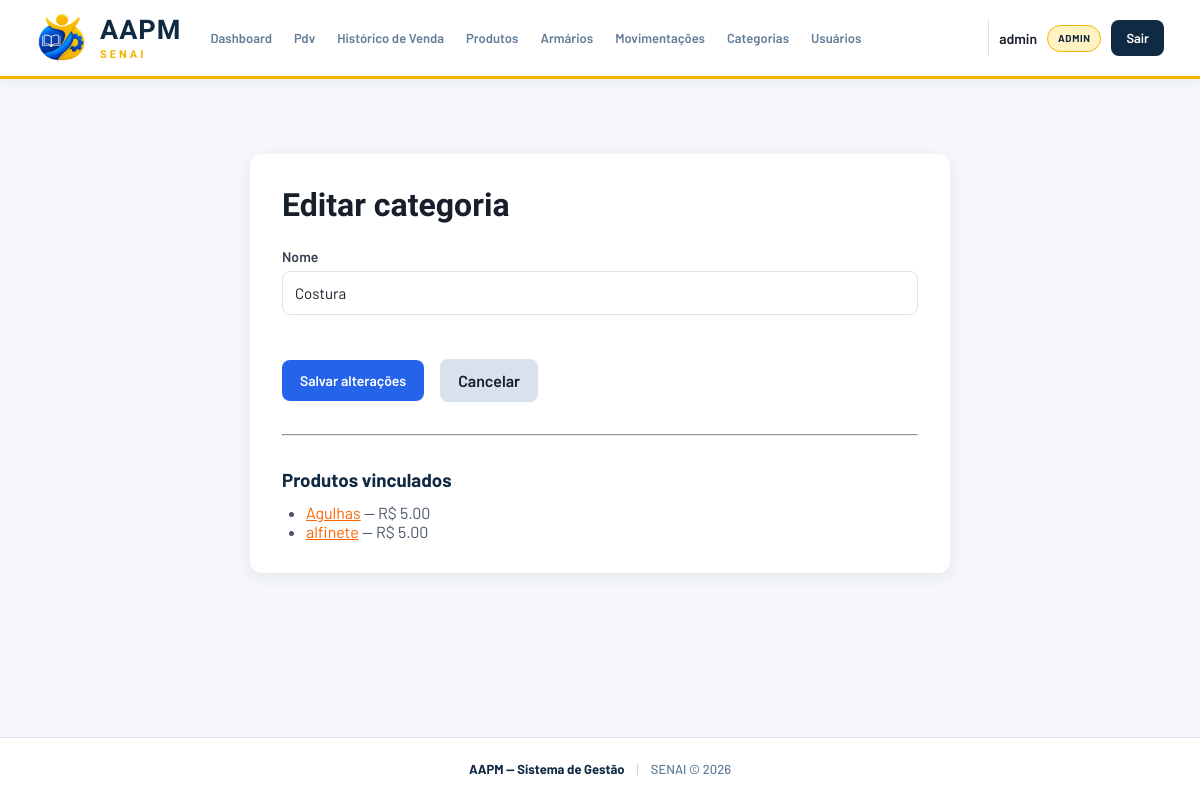
The page /categorias/2/editar (signed in) on the database as committed earlier.
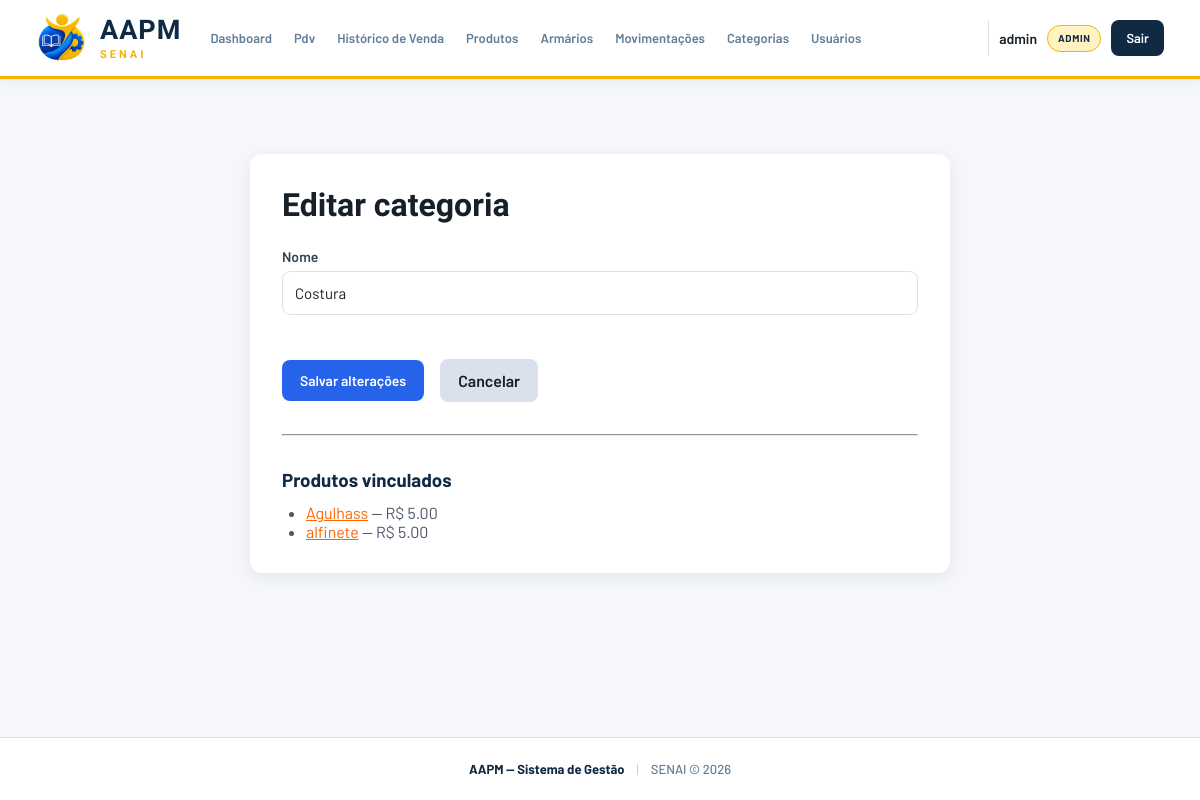
The same page on the database as committed later.
### app/models/produto.py (models this page shows, shortened)
class Produto(Base):
    __tablename__ = "produtos"
    id = Column(Integer, primary_key=True, autoincrement=True, index=True)
    nome = Column(String(150), nullable=False, index=True)
    preco = Column(Float, nullable=False, default=0.0)
    estoque_atual = Column(Integer, nullable=False, default=0)
    ativo = Column(Boolean, default=True)
    imagem_path = Column(String(255), nullable=True)
    categoria_id = Column(Integer, ForeignKey("categorias.id", ondelete="SET NULL"), nullable=True)
    categoria = relationship("Categoria", back_populates="produtos")
    tamanhos  = relationship("ProdutoTamanho", back_populates="produto", cascade="all, delete-orphan")

### app/controllers/categoria_controller.py (the view)
@router.get("/{categoria_id}/editar")
def form_editar_categoria(
    categoria_id: int,
    request: Request,
    db: Session = Depends(get_db),
    admin = Depends(get_admin)
):
    editando = db.query(Categoria).filter(
        Categoria.id == categoria_id
    ).first()
    if not editando:
        return RedirectResponse(url="/categorias", status_code=302)
    return templates.TemplateResponse(
        request,
        "categorias/add-categorias.html",
        {
            "request":  request,
            "usuario":  admin,
            "editando": editando,
        }
    )

### app/templates/categorias/add-categorias.html (shortened to what this page needs)
{% extends "base.html" %}
{% block extra_css %}<link rel="stylesheet" href="/static/css/categoria-form.css?v=1">{% endblock %}
{% block conteudo %}
<div class="form-container">
  <h1 class="form-title">{{ "Editar categoria" if editando else "Nova categoria" }}</h1>
  <form action="{{ '/categorias/' + editando.id|string + '/editar' if editando else '/categorias/nova' }}" method="post" class="categoria-form" data-confirm-form data-confirm-title="{{ 'Salvar edição da categoria?' if editando else 'Criar categoria?' }}" data-confirm-message="{{ 'Confirma salvar as alterações desta categoria?' if editando else 'Confirma criar esta categoria?' }}" data-confirm-label="Salvar" data-confirm-loading="Salvando categoria...">
    <div class="form-group">
      <label for="nome" class="form-label">Nome</label>
      <input type="text" id="nome" name="nome" class="form-input"
             value="{{ editando.nome if editando else (valores.nome if valores else '') }}"
             required autofocus>
    </div>
    <div class="form-actions">
      <button type="submit" class="btn-primary">{{ "Salvar alterações" if editando else "Criar categoria" }}</button>
      <a href="/categorias" class="btn-outline">Cancelar</a>
    </div>
  </form>
  {% if editando and editando.produtos %}
  <hr style="margin:2rem 0;border-color:#e2e8f0">
  <h3 class="card__title">Produtos vinculados</h3>
  <ul style="padding-left:1.5rem;color:#4a5568">
    {% for p in editando.produtos if p.ativo %}
      <li><a href="/produtos/{{ p.id }}" style="color:#ff6400">{{ p.nome }}</a> — R$ {{ "%.2f"|format(p.preco) }}</li>
    {% else %}
      <li>Nenhum produto ativo vinculado.</li>
    {% endfor %}
  </ul>
  {% endif %}
</div>
{% endblock %}

Rows that differ between the two databases and show on the page:
changed Produto: nome "Agulhas" → "Agulhass"
